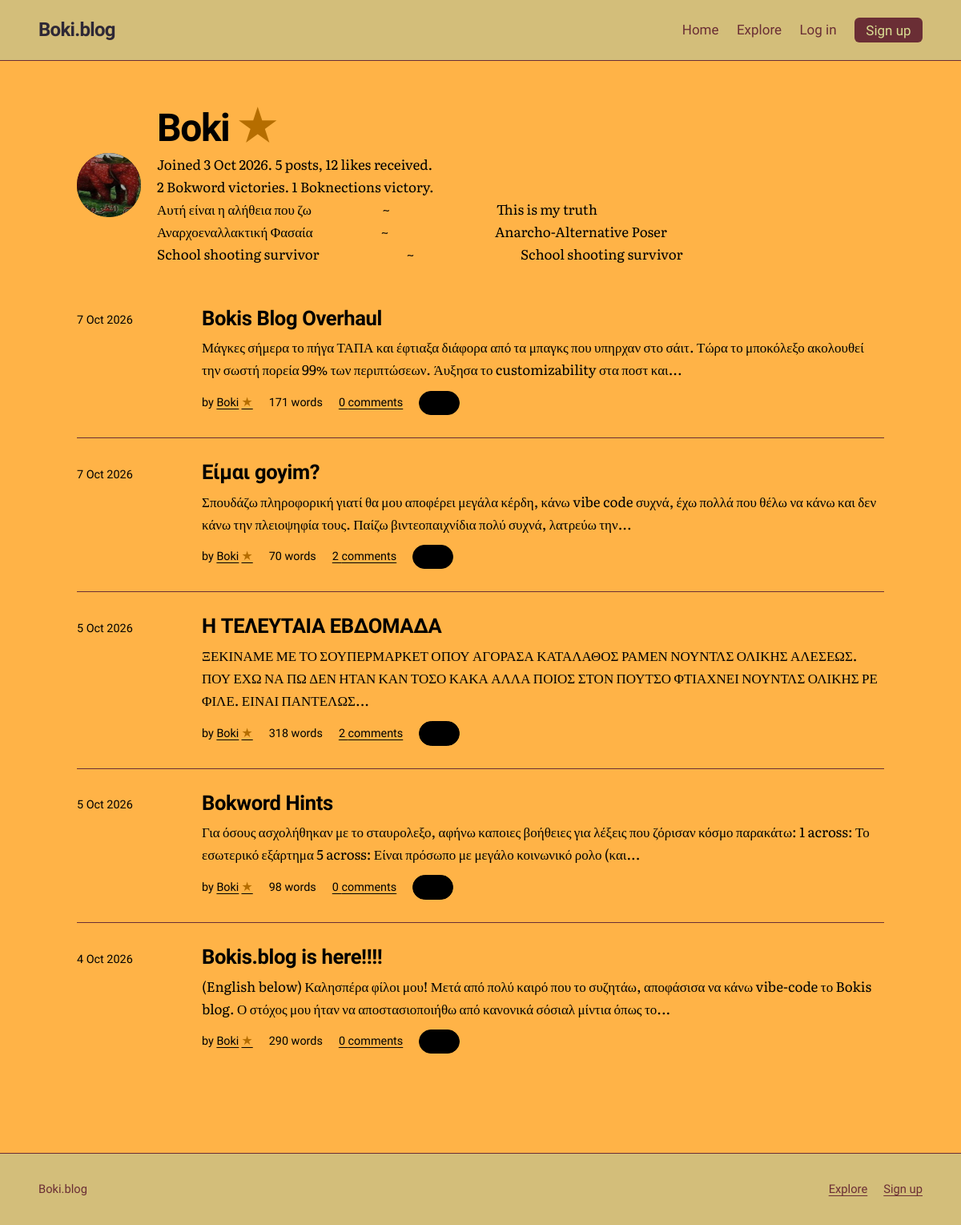
Page /u/Boki on the committed database.
### tables this page shows
CREATE TABLE users (
    id            INTEGER PRIMARY KEY,
    username      TEXT NOT NULL UNIQUE COLLATE NOCASE,
    password_hash TEXT NOT NULL,
    is_admin      INTEGER NOT NULL DEFAULT 0,
    created_at    TEXT NOT NULL DEFAULT (datetime('now')),
    bio           TEXT NOT NULL DEFAULT '',
    avatar        TEXT,
    profile_bg    TEXT NOT NULL DEFAULT '#D9DD92',
    profile_text  TEXT NOT NULL DEFAULT '#2E2836'
, avatar_position_x INTEGER NOT NULL DEFAULT 50, avatar_position_y INTEGER NOT NULL DEFAULT 50, bokword_victories INTEGER NOT NULL DEFAULT 0, boknections_victories INTEGER NOT NULL DEFAULT 0);

CREATE TABLE posts (
    id         INTEGER PRIMARY KEY,
    user_id    INTEGER NOT NULL REFERENCES users(id) ON DELETE CASCADE,
    title      TEXT NOT NULL,
    body       TEXT NOT NULL,
    created_at TEXT NOT NULL DEFAULT (datetime('now')),
    updated_at TEXT,
    image      TEXT,
    text_color TEXT NOT NULL DEFAULT '#2E2836',
    title_color TEXT NOT NULL DEFAULT '#2E2836',
    background_color TEXT NOT NULL DEFAULT '#D9DD92'
, accent_color TEXT NOT NULL DEFAULT '#6A2E35', surface_color TEXT NOT NULL DEFAULT '#D3BE7A', button_text_color TEXT NOT NULL DEFAULT '#D9DD92');

### app.py (the view)
@app.get("/u/<username>")
def profile(username):
    user = db().execute(
        """SELECT u.id, u.username, u.created_at, u.bio, u.avatar,
                  u.avatar_position_x, u.avatar_position_y, u.profile_bg, u.profile_text,
                  u.bokword_victories, u.boknections_victories,
                  EXISTS(
                    SELECT 1 FROM crossword_completions c
                    JOIN crossword_state s ON s.id = 1
                    WHERE c.user_id = u.id AND c.puzzle_version = s.version
                  ) AS crossword_star
           FROM users u WHERE u.username = ?""",
        (username,)).fetchone()
    if user is None:
        abort(404)
    page = request.args.get("page", 1, type=int)
    posts, total, page, pages = fetch_posts("p.user_id = ?", (user["id"],), "new", page)
    total_likes = db().execute(
        "SELECT COUNT(*) FROM likes l JOIN posts p ON p.id = l.post_id "
        "WHERE p.user_id = ?", (user["id"],)).fetchone()[0]
    return render_template("profile.html", profile_user=user, posts=posts,
                           total=total, total_likes=total_likes, page=page, pages=pages,
                           coward=COWARD_USERNAME)

### app.py (called while the page is built, shortened)
def db():
    if "db" not in g:
        g.db = sqlite3.connect(DB_PATH)
        g.db.row_factory = sqlite3.Row
        g.db.execute("PRAGMA foreign_keys = ON")
    return g.db

def get_setting(key):
    row = db().execute("SELECT value FROM settings WHERE key = ?", (key,)).fetchone()
    return row["value"] if row else None

def viewer_id():
    return g.user["id"] if g.user else -1

def boknections_enabled():
    return get_setting("boknections_enabled") == "1"

def flower_usernames():
    if "flower_users" not in g:
        g.flower_users = set()
        if boknections_enabled():
            rows = db().execute(
                "SELECT u.username FROM boknections_progress p "
                "JOIN boknections_state s ON s.id = 1 AND s.version = p.puzzle_version "
                "JOIN users u ON u.id = p.user_id WHERE p.solved = 1").fetchall()
            g.flower_users = {row["username"] for row in rows}
    return g.flower_users

def fetch_posts(where="1 = 1", params=(), sort="new", page=1):
    total = db().execute(
        f"SELECT COUNT(*) {POST_FROM} WHERE {where}", params).fetchone()[0]
    pages = max(1, -(-total // PER_PAGE))
    page = min(max(page, 1), pages)
    rows = db().execute(
        f"SELECT {POST_COLS} {POST_FROM} WHERE {where} "
        f"ORDER BY {SORTS[sort]} LIMIT ? OFFSET ?",
        (viewer_id(), *params, PER_PAGE, (page - 1) * PER_PAGE)).fetchall()
    return rows, total, page, pages

@app.before_request
def load_user_and_check_csrf():
    g.user = None
    user_id = session.get("user_id")
    if "csrf" not in session:
        session["csrf"] = secrets.token_urlsafe(32)
    if request.method == "POST":
        sent = request.form.get("csrf_token", "")
        if not secrets.compare_digest(sent.encode(), session["csrf"].encode()):
            abort(400, "Your session expired. Go back, reload the page and try again.")

@app.after_request
def security_headers(resp):
    resp.headers["Content-Security-Policy"] = (
        "default-src 'self'; style-src 'self' 'unsafe-inline' https://fonts.googleapis.com; "
        "font-src https://fonts.gstatic.com; img-src 'self' data:; "
        "form-action 'self'; frame-ancestors 'none'; base-uri 'self'")
    resp.headers["X-Content-Type-Options"] = "nosniff"
    resp.headers["Referrer-Policy"] = "same-origin"
    return resp

@app.context_processor
def inject_site():
    return {"site_name": app.config["SITE_NAME"]}

def parse_ts(value):
    return datetime.strptime(value, "%Y-%m-%d %H:%M:%S")

### templates/profile.html (shortened to what this page needs)
{% extends "base.html" %}
{% from "_macros.html" import post_row, pager with context %}
{% from "_macros.html" import user_name %}
{% block page_theme %}--bg: {{ profile_user.profile_bg }}; --profile-text: {{ profile_user.profile_text }}; --ink: {{ profile_user.profile_text }}; --ink-soft: {{ profile_user.profile_text }}; --accent: {{ profile_user.profile_text }}; color: {{ profile_user.profile_text }};{% endblock %}
{% block content %}
<div class="wrap page profile-page">
  <header class="profile-head">
    {% if profile_user.avatar %}
      <img class="avatar big" src="{{ url_for('uploaded_file', filename=profile_user.avatar) }}" alt="{{ profile_user.username }} profile picture" style="object-position: {{ profile_user.avatar_position_x }}% {{ profile_user.avatar_position_y }}%;">
    {% else %}
      <div class="avatar big" aria-hidden="true">{{ profile_user.username[:2]|upper }}</div>
    {% endif %}
    <div>
      <h1 class="page-title">{% if profile_user.username == coward %}{{ profile_user.username }}{% else %}{{ user_name(profile_user.username, profile_user.crossword_star) }}{% endif %}</h1>
      {% if profile_user.username != coward %}
      <p class="muted">Joined {{ profile_user.created_at|date }}. {{ total }} {{ 'post' if total == 1 else 'posts' }}, {{ total_likes }} {{ 'like' if total_likes == 1 else 'likes' }} received.</p>
      <p class="muted">{{ profile_user.bokword_victories }} Bokword {{ 'victory' if profile_user.bokword_victories == 1 else 'victories' }}. {{ profile_user.boknections_victories }} Boknections {{ 'victory' if profile_user.boknections_victories == 1 else 'victories' }}.</p>
      {% endif %}
      {% if profile_user.bio %}<p class="profile-bio">{{ profile_user.bio }}</p>{% endif %}
    </div>
  </header>
  {% set next = request.full_path.rstrip('?') %}
  {% if posts %}
    <ol class="post-list">{% for p in posts %}{{ post_row(p, next) }}{% endfor %}</ol>
  {% else %}
    <p class="empty">
      {{ user_name(profile_user.username, profile_user.crossword_star) }} has not published anything yet.
      {% if g.user and g.user.id == profile_user.id %}<a href="{{ url_for('new_post') }}">Write your first post</a>.{% endif %}
    </p>
  {% endif %}
</div>
{% endblock %}

### templates/_macros.html (shortened to what this page needs)
{% macro like_button(post, next) %}
  {% if g.user %}
    <form class="inline-form" method="post" action="{{ url_for('toggle_like', post_id=post.id) }}">
      <input type="hidden" name="csrf_token" value="{{ csrf_token() }}">
      <input type="hidden" name="next" value="{{ next }}">
      <button class="like {% if post.liked %}is-liked{% endif %}" type="submit" aria-pressed="{{ 'true' if post.liked else 'false' }}">
        <span aria-hidden="true">{{ '♥' if post.liked else '♡' }}</span>
        {{ post.like_count }}
        <span class="sr">{{ 'like' if post.like_count == 1 else 'likes' }}, {{ 'unlike' if post.liked else 'like this post' }}</span>
      </button>
    </form>
  {% else %}
    <a class="like" href="{{ url_for('login', next=next) }}">
      <span aria-hidden="true">♡</span> {{ post.like_count }}
    </a>
  {% endif %}
{% endmacro %}
{% macro user_name(username, crossword_star=false) %}
  {{ username }}{% if crossword_star %}<span class="achievement-star" role="img" aria-label="Solved the current Weekly Bokword" title="Solved the current Weekly Bokword">★</span>{% endif %}
{% endmacro %}
{% macro post_row(post, next) %}
  <li class="post-item">
    <time datetime="{{ post.created_at|iso }}">{{ post.created_at|date }}</time>
    <div>
      <h3><a href="{{ url_for('post', post_id=post.id) }}">{{ post.title }}</a></h3>
      <p>{{ post.body|excerpt }}</p>
      <ul class="meta">
        <li>by <a href="{{ url_for('profile', username=post.username) }}">{{ user_name(post.username, post.crossword_star) }}</a></li>
        <li>{{ post.body|wordcount }} {{ 'word' if (post.body|wordcount) == 1 else 'words' }}</li>
        <li><a href="{{ url_for('post', post_id=post.id) }}#comments">{{ post.comment_count }} {{ 'comment' if post.comment_count == 1 else 'comments' }}</a></li>
        <li>{{ like_button(post, next) }}</li>
      </ul>
    </div>
  </li>
{% endmacro %}

### static/style.css (style rules this page uses)
:root { --bg: #D9DD92; --surface: #D3BE7A; --ink: #2E2836; --chrome-ink: var(--ink); --ink-soft: #6A2E35; --line: #6A2E35; --accent: #6A2E35; --accent-ink: #D9DD92; --mark: #D3BE7A; --danger: #6A2E35; --ok: #2E2836; --font-display: "Bricolage Grotesque", "Helvetica Neue", Arial, sans-serif; --font-body: "Literata", Georgia, "Times New Roman", serif; --measure: 38rem; --page: 72rem; --gap: clamp(1.25rem, 4vw, 3rem); }
*, *::before, *::after { box-sizing: border-box; }
html { -webkit-text-size-adjust: 100%; }
body { margin: 0; min-height: 100vh; display: flex; flex-direction: column; background: var(--bg); color: var(--ink); font-family: var(--font-body); font-size: 1.0625rem; line-height: 1.65; }
a { color: var(--accent); text-underline-offset: 0.2em; text-decoration-thickness: 1px; }
h1, h2, h3, h4 { font-family: var(--font-display); line-height: 1.12; letter-spacing: -0.015em; margin: 0; }
.wrap { width: min(100% - 2 * var(--gap), var(--page)); margin-inline: auto; }
.muted { color: var(--ink-soft); }
.achievement-star { color: #B56D00; font-size: 1.1em; line-height: 1; margin-left: 0.2em; vertical-align: baseline; }
.meta { display: flex; flex-wrap: wrap; align-items: center; gap: 0.25rem 1.25rem; margin: 0; padding: 0; list-style: none; font-family: var(--font-display); font-size: 0.9rem; color: var(--ink-soft); }
.like { display: inline-flex; align-items: center; gap: 0.35rem; padding: 0.15rem 0.7rem; border-radius: 999px; border: 1px solid var(--accent); background: var(--accent); color: var(--accent-ink); font: inherit; font-family: var(--font-display); font-size: 0.9rem; cursor: pointer; text-decoration: none; }
.page { padding-block: clamp(2rem, 5vw, 3.5rem) clamp(3rem, 8vw, 6rem); }
.page-title { font-size: clamp(2rem, 5vw, 3rem); font-weight: 800; letter-spacing: -0.03em; margin-bottom: 1.25rem; }
.post-list { list-style: none; margin: 0; padding: 0; }
.post-item { display: grid; grid-template-columns: 8rem minmax(0, 1fr); gap: 0.5rem 1.75rem; padding-block: 1.75rem; border-top: 1px solid var(--line); }
.post-item:first-child { border-top: 0; }
.post-item time { font-family: var(--font-display); font-size: 0.9rem; color: var(--ink-soft); padding-top: 0.35rem; }
.post-item h3 { font-size: 1.6rem; font-weight: 700; margin-bottom: 0.5rem; }
.post-item h3 a { color: var(--ink); text-decoration: none; }
.post-item p { margin: 0 0 0.75rem; color: var(--ink-soft); }
.profile-head { display: flex; align-items: center; gap: 1.25rem; margin-bottom: 1.5rem; }
.profile-head .page-title { margin-bottom: 0.25rem; }
.profile-head p { margin: 0; }
.avatar { width: 4rem; height: 4rem; flex: none; border-radius: 50%; background: var(--accent); color: var(--accent-ink); display: grid; place-items: center; font-family: var(--font-display); font-weight: 800; font-size: 1.4rem; object-fit: cover; }
.avatar.big { width: 5rem; height: 5rem; font-size: 1.8rem; }
.profile-page { padding-inline: var(--gap); color: var(--profile-text); }
.profile-page a, .profile-page .muted, .profile-page .meta, .profile-page .post-item p, .profile-page .post-item time, .profile-page .post-item h3 a, .profile-page .empty, .profile-page .pagination { color: var(--profile-text); }
.profile-bio { margin: 0.5rem 0 0; white-space: pre-wrap; }

### rows in the picture
users: avatar (picture), username "Boki", created_at "3 Oct 2026", bokword_victories "2", bokword_victories "victories", boknections_victories "1", boknections_victories "victory", bio "Αυτή είναι η αλήθεια που ζω ~ This is my truth Αναρχοεναλλακτική Φασαία ~ Anarcho-Alternative Poser School shooting survivor ~ School shooting survivor"
posts: created_at "7 Oct 2026", title "Bokis Blog Overhaul", body|excerpt "Μάγκες σήμερα το πήγα ΤΑΠΑ και έφτιαξα διάφορα από τα μπαγκς που υπηρχαν στο σάιτ. Τώρα το μποκόλεξο ακολουθεί την σωστή πορεία 99% των περιπτώσεων. Άυξησα το customizability στα ποστ και...", body "171", body "words", comment_count "0", comment_count "comments"
posts: created_at "7 Oct 2026", title "Είμαι goyim?", body|excerpt "Σπουδάζω πληροφορική γιατί θα μου αποφέρει μεγάλα κέρδη, κάνω vibe code συχνά, έχω πολλά που θέλω να κάνω και δεν κάνω την πλειοψηφία τους. Παίζω βιντεοπαιχνίδια πολύ συχνά, λατρεύω την...", body "70", body "words", comment_count "2", comment_count "comments"
posts: created_at "5 Oct 2026", title "Η ΤΕΛΕΥΤΑΙΑ ΕΒΔΟΜΑΔΑ", body|excerpt "ΞΕΚΙΝΑΜΕ ΜΕ ΤΟ ΣΟΥΠΕΡΜΑΡΚΕΤ ΟΠΟΥ ΑΓΟΡΑΣΑ ΚΑΤΑΛΑΘΟΣ ΡΑΜΕΝ ΝΟΥΝΤΛΣ ΟΛΙΚΗΣ ΑΛΕΣΕΩΣ. ΠΟΥ ΕΧΩ ΝΑ ΠΩ ΔΕΝ ΗΤΑΝ ΚΑΝ ΤΟΣΟ ΚΑΚΑ ΑΛΛΑ ΠΟΙΟΣ ΣΤΟΝ ΠΟΥΤΣΟ ΦΤΙΑΧΝΕΙ ΝΟΥΝΤΛΣ ΟΛΙΚΗΣ ΡΕ ΦΙΛΕ. ΕΙΝΑΙ ΠΑΝΤΕΛΩΣ...", body "318", body "words", comment_count "2", comment_count "comments"
posts: created_at "5 Oct 2026", title "Bokword Hints", body|excerpt "Για όσους ασχολήθηκαν με το σταυρολεξο, αφήνω καποιες βοήθειες για λέξεις που ζόρισαν κόσμο παρακάτω: 1 across: Το εσωτερικό εξάρτημα 5 across: Είναι πρόσωπο με μεγάλο κοινωνικό ρολο (και...", body "98", body "words", comment_count "0", comment_count "comments"
posts: created_at "4 Oct 2026", title "Bokis.blog is here!!!!", body|excerpt "(English below) Καλησπέρα φίλοι μου! Μετά από πολύ καιρό που το συζητάω, αποφάσισα να κάνω vibe-code το Bokis blog. Ο στόχος μου ήταν να αποστασιοποιήθω από κανονικά σόσιαλ μίντια όπως το...", body "290", body "words", comment_count "0", comment_count "comments"

### other values in the picture
{{ site_name }} "Boki.blog"
{{ total }} "5"
{{ 'post' if total == 1 else 'posts' }} "posts"
{{ total_likes }} "12"
{{ 'like' if total_likes == 1 else 'likes' }} "likes"
